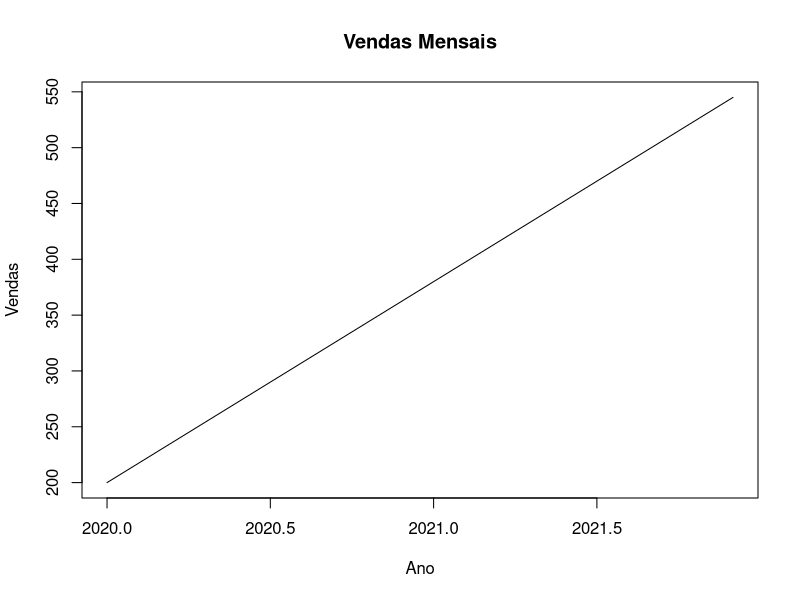
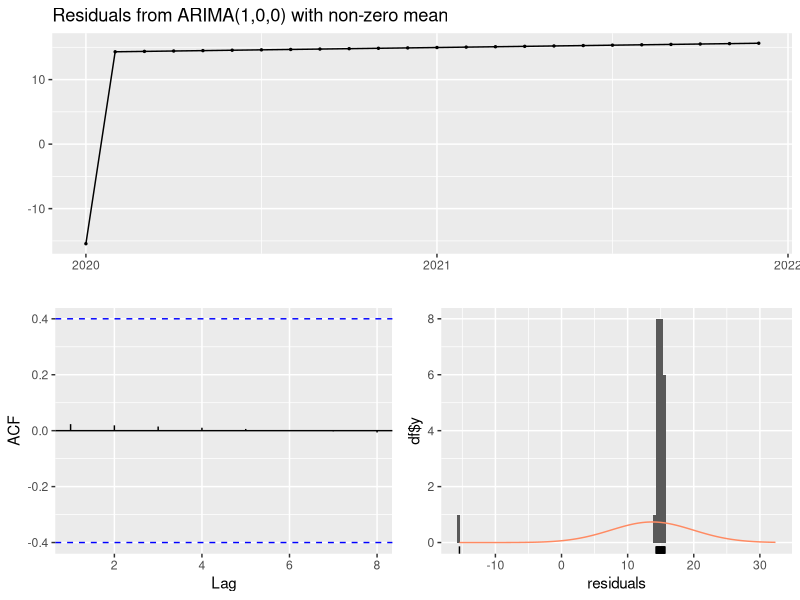
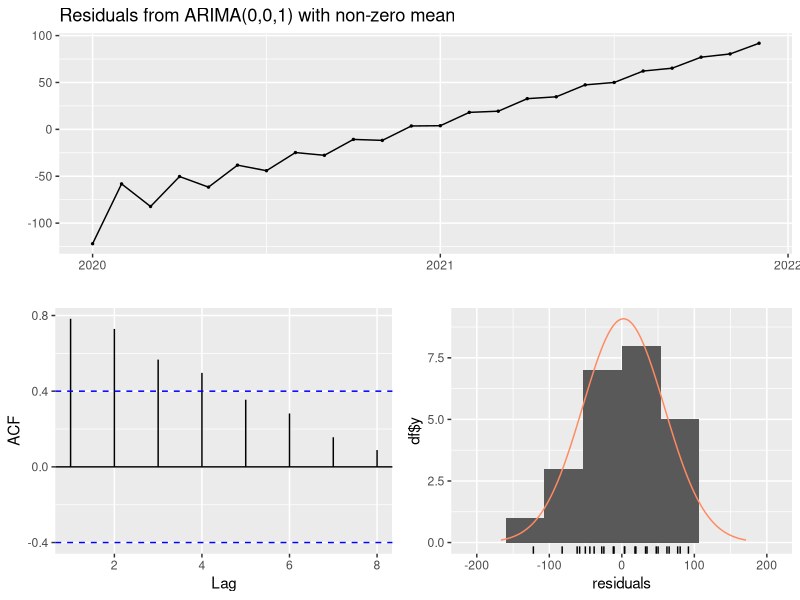
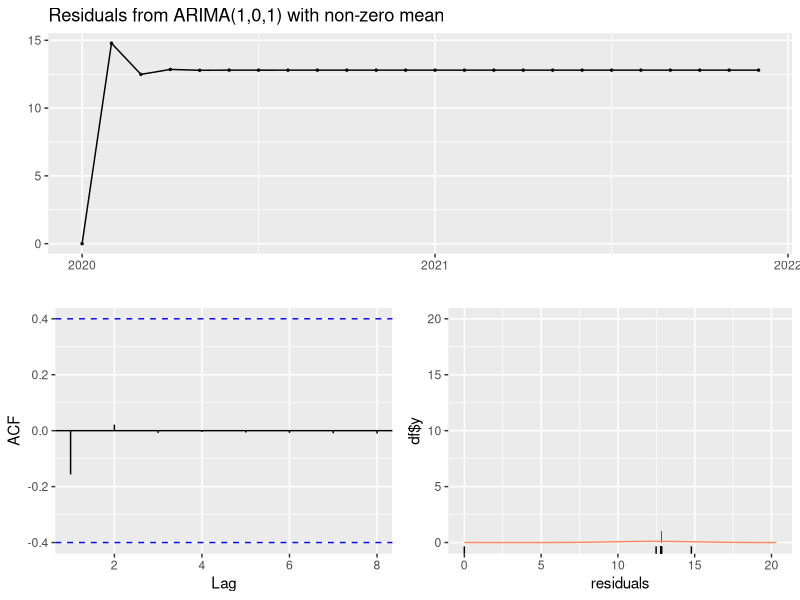

Here is the R script that generated these plots, in order:
base::rm(list = ls())
# Carregar pacotes
library(ggplot2)
library(forecast)

# Criando dados fictícios de vendas mensais
vendas <- c(200, 215, 230, 245, 260, 275, 290, 305, 320, 335, 350, 365,
            380, 395, 410, 425, 440, 455, 470, 485, 500, 515, 530, 545)

# Convertendo os dados em uma série temporal
vendas_ts <- ts(vendas, start = c(2020, 1), frequency = 12)

# Visualizando a série temporal
plot(vendas_ts, main = "Vendas Mensais", xlab = "Ano", ylab = "Vendas")

# Ajustar modelo AR(1)
modelo_ar1 <- Arima(vendas_ts, order = c(1, 0, 0))
summary(modelo_ar1)

# Ajustar modelo MA(1)
modelo_ma1 <- Arima(vendas_ts, order = c(0, 0, 1))
summary(modelo_ma1)

# Ajustar modelo ARMA(1,1)
modelo_arma11 <- Arima(vendas_ts, order = c(1, 0, 1))
summary(modelo_arma11)

# Plotar diagnósticos do modelo AR(1)
checkresiduals(modelo_ar1)

# Plotar diagnósticos do modelo MA(1)
checkresiduals(modelo_ma1)

# Plotar diagnósticos do modelo ARMA(1,1)
checkresiduals(modelo_arma11)


